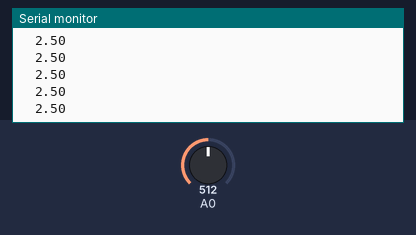
Bench run of a sketch on a simulated Arduino Uno, built with avr-gcc and run on an emulated ATmega328P. Parts: the last lines printed to the serial monitor. Inputs (shaded band) come from the test bench; at power-on: A0 = 512.

Above: at 1.2 s.
1.3 s: A0 set to 716
At 1.37 s:
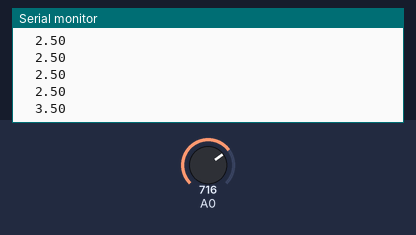
2.8 s: A0 set to 900
At 2.83 s:
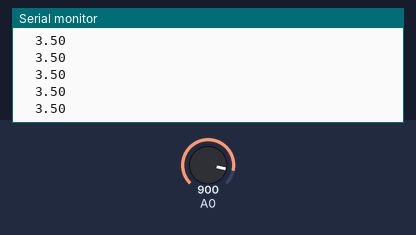
Timing chart, 0 to 5.8 s (numbered marks = the images above; inputs shaded):
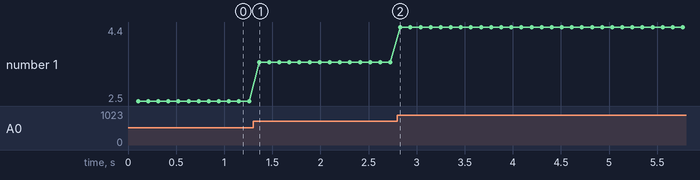

The sketch:

Bluetooth_POT_Send.ino
```cpp
#include<SoftwareSerial.h>
SoftwareSerial BTSerial(2,3); //RX|TX

String inputString = "";
boolean stringComplete = false;
int V;

void setup() {
  Serial.begin(9600);
  BTSerial.begin(9600);
  inputString.reserve(200);
}

void loop() {
  serialEvent();
  if (stringComplete) {
    inputString = inputString.substring(0, inputString.length()-1);
    Serial.print(inputString);
    inputString = "";
    stringComplete = false;
  }
  delay(100);
  V = analogRead(A0);
  BTSerial.print(V);
  BTSerial.print('#');
  Serial.print("\t");
  Serial.println((5./1023.)*V);
  //delay(100);

}

void serialEvent() {
  while (BTSerial.available()) {
    char inChar = (char)BTSerial.read();
    inputString += inChar;
    if (inChar == '#') {
      stringComplete = true;
    }
  }
}
```

Measured:
- after the input at 1.3 s, the serial monitor: prints a new line after 0.06 s (image 1)
- plotted number 1: 2.5 → 3.5 after the input at 1.3 s, 3.5 → 4.4 after the input at 2.8 s
